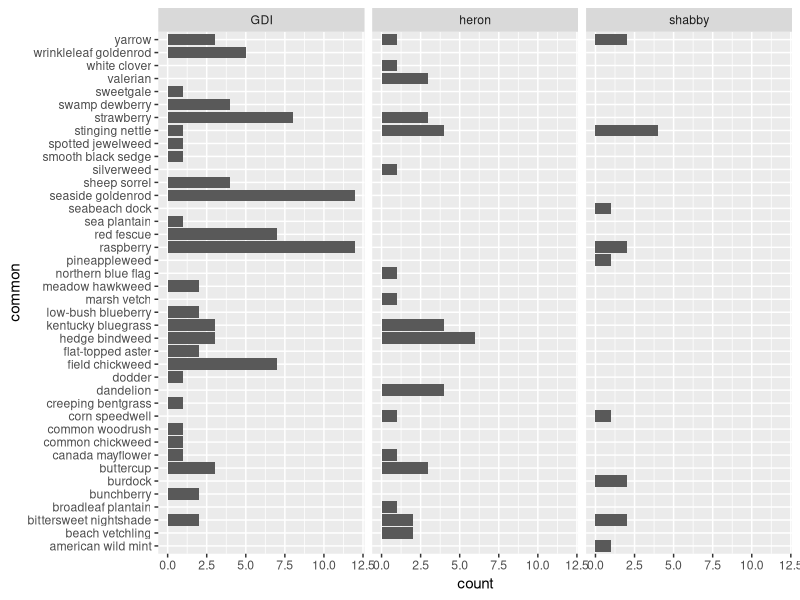

R code for this plot:
## ---- chunk 1
library(tidyverse)
library(broom)
## ---- chunk 2
data.rough <- read_csv("../data/veg_data_rough.csv")
## ---- chunk 3
glimpse(data.rough)
## ---- chunk 4
data.rough %>%
  filter(common != "unknown") %>%
  ggplot(mapping = aes(y = common)
    ) +
  geom_bar() +
  facet_wrap(~location)
